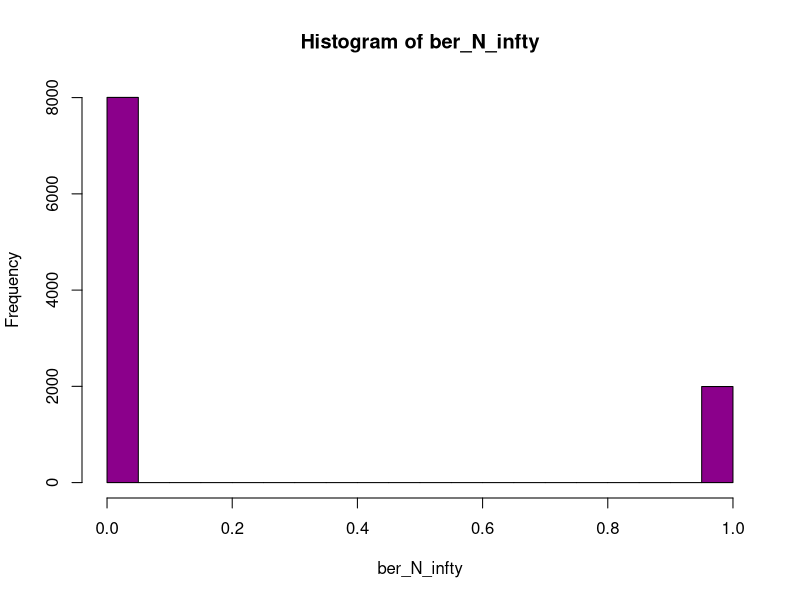
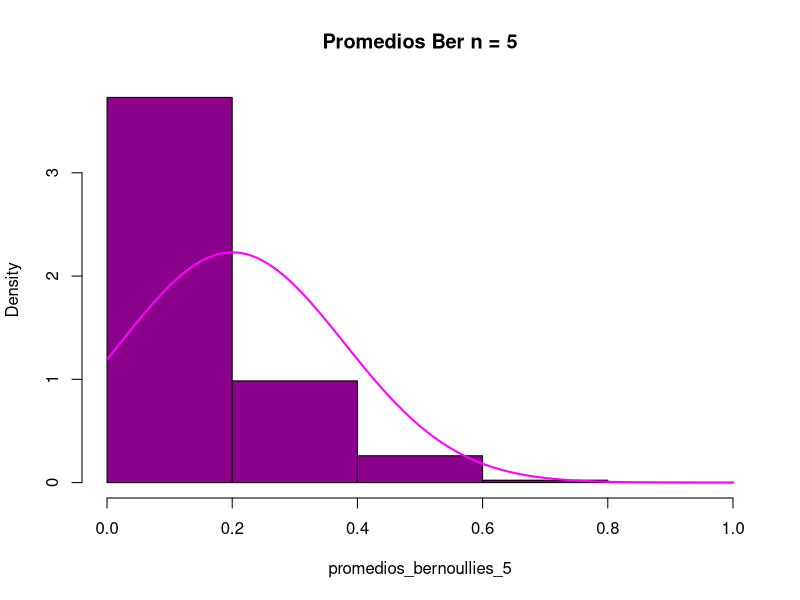
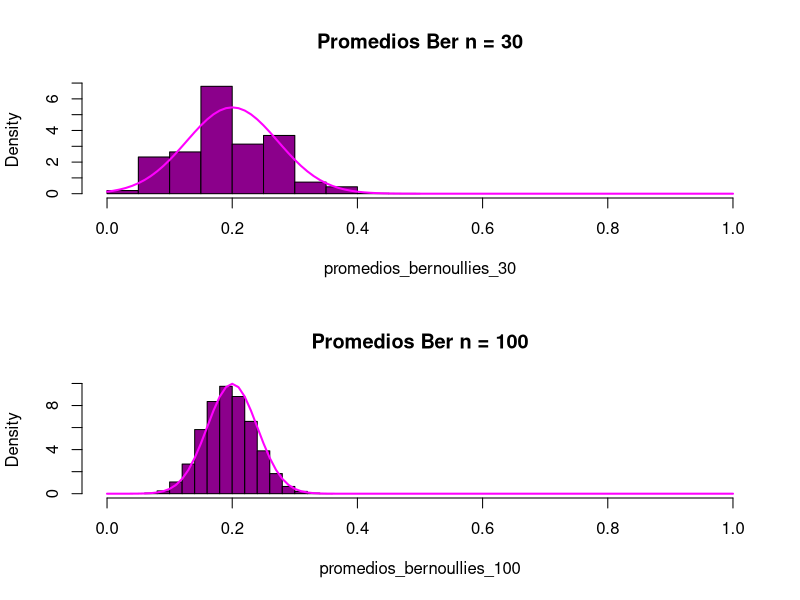
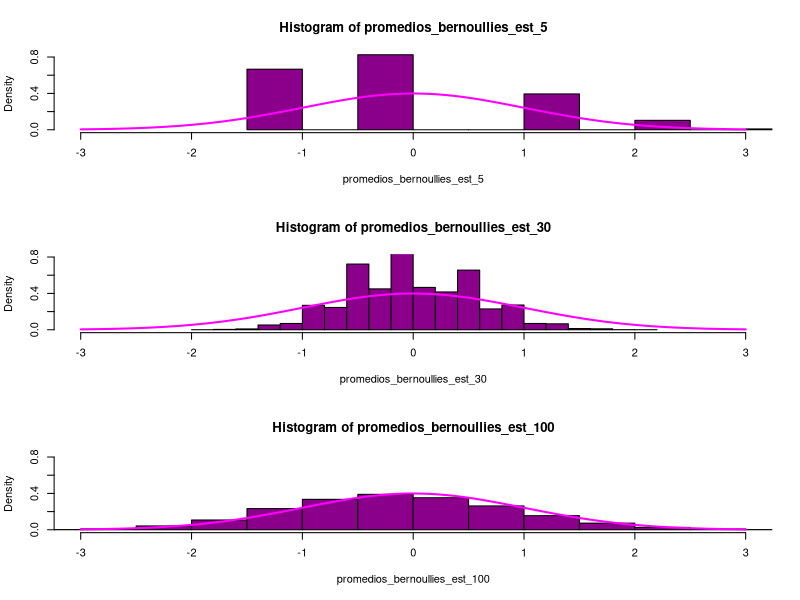
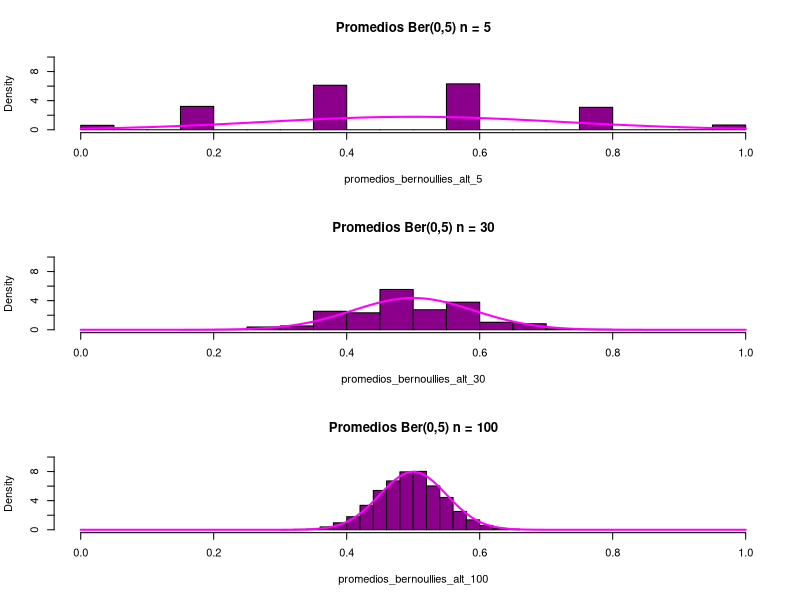
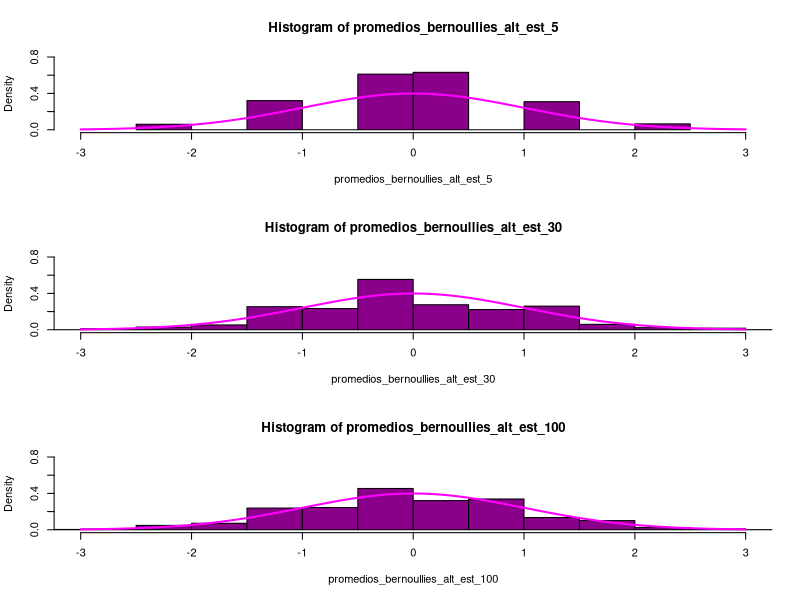
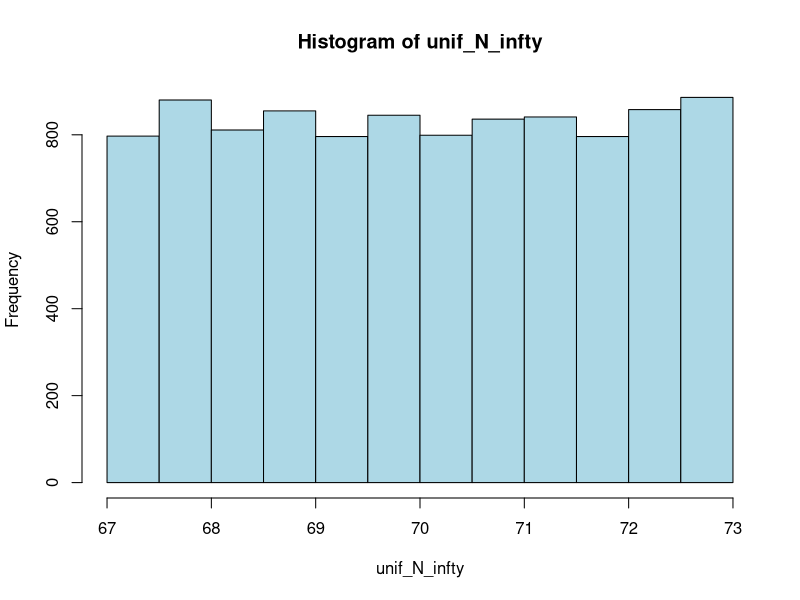
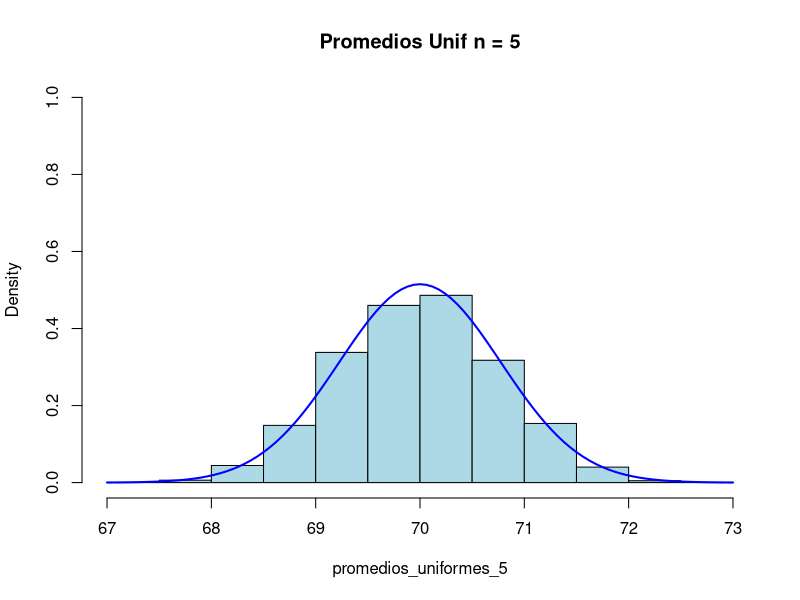

Write the R code that produced these figures, in order.
## ---- chunk 1
p_1 = 0.2
## ---- chunk 2
Nrep = 10000

ber_N_infty = rbinom(Nrep, 1, p_1)
table(ber_N_infty)
## ---- chunk 3
table(ber_N_infty)/Nrep
## ---- chunk 4
mean(ber_N_infty)
## ---- chunk 5
var(ber_N_infty)
## ---- chunk 6
hist(ber_N_infty, col = "darkmagenta")
## ---- chunk 7
n_dist = 5
promedios_bernoullies_5 = replicate(Nrep, mean(rbinom(n_dist, 1, p_1)))
table(promedios_bernoullies_5)
## ---- chunk 8
hist(main = "Promedios Ber n = 5", promedios_bernoullies_5, 
     probability = TRUE, xlim = c(0,1), col = "darkmagenta", breaks = 4)
curve(dnorm(x, p_1, sqrt(p_1 * (1-p_1) / 5)), add=TRUE, lwd=2, col="magenta")
## ---- chunk 9
n_dist = 30
promedios_bernoullies_30 = replicate(Nrep, mean(rbinom(n_dist, 1, p_1)))

par(mfrow=c(2, 1))
hist(main = "Promedios Ber n = 30", promedios_bernoullies_30, 
     probability = TRUE, xlim = c(0,1), col = "darkmagenta")
curve(dnorm(x, p_1, sqrt(p_1 * (1-p_1) / 30)), add=TRUE, lwd=2, col="magenta")

n_dist = 100
promedios_bernoullies_100 = replicate(Nrep, mean(rbinom(n_dist, 1, p_1)))
hist(main = "Promedios Ber n = 100", promedios_bernoullies_100, 
     probability = TRUE, xlim = c(0,1), col = "darkmagenta")
curve(dnorm(x, p_1, sqrt(p_1 * (1-p_1) / 100)), add=TRUE, lwd=2, col="magenta")
par(mfrow=c(1, 1))
## ---- chunk 10
promedios_bernoullies_est_5 = (promedios_bernoullies_5 - p_1) / 
  sqrt(p_1 * (1-p_1) / 5)

par(mfrow=c(3, 1))
hist(promedios_bernoullies_est_5, xlim = c(-3, 3), ylim = c(0, 0.8), 
     probability = TRUE, col = "darkmagenta")
curve(dnorm(x,0,1), add=TRUE, lwd=2, col="magenta")

promedios_bernoullies_est_30 = (promedios_bernoullies_100 - p_1) / 
  sqrt(p_1 * (1-p_1) / 30)
hist(promedios_bernoullies_est_30, xlim = c(-3, 3), ylim = c(0, 0.8), 
     probability = TRUE, col = "darkmagenta")
curve(dnorm(x,0,1), add=TRUE, lwd=2, col="magenta")

promedios_bernoullies_est_100 = (promedios_bernoullies_100 - p_1) / 
  sqrt(p_1 * (1-p_1) / 100)
hist(promedios_bernoullies_est_100, xlim = c(-3, 3), ylim = c(0, 0.8), 
     probability = TRUE, col = "darkmagenta")
curve(dnorm(x,0,1), add=TRUE, lwd=2, col="magenta")
par(mfrow=c(1, 1))
## ---- chunk 11
p_2 = 0.5

par(mfrow=c(3, 1))

n_dist = 5
promedios_bernoullies_alt_5 = replicate(Nrep, mean(rbinom(n_dist, 1, p_2)))
hist(main = "Promedios Ber(0,5) n = 5", promedios_bernoullies_alt_5, 
     probability = TRUE, xlim = c(0,1), ylim = c(0, 10), col = "darkmagenta")
curve(dnorm(x, p_2, sqrt(p_2 * (1-p_2) / n_dist)), add=TRUE, lwd=2, col="magenta")

n_dist = 30
promedios_bernoullies_alt_30 = replicate(Nrep, mean(rbinom(n_dist, 1, p_2)))
hist(main = "Promedios Ber(0,5) n = 30", promedios_bernoullies_alt_30, 
     probability = TRUE, xlim = c(0,1), ylim = c(0, 10), col = "darkmagenta")
curve(dnorm(x, p_2, sqrt(p_2 * (1-p_2) / n_dist)), add=TRUE, lwd=2, col="magenta")

n_dist = 100
promedios_bernoullies_alt_100 = replicate(Nrep, mean(rbinom(n_dist, 1, p_2)))
hist(main = "Promedios Ber(0,5) n = 100", promedios_bernoullies_alt_100, 
     probability = TRUE, xlim = c(0,1), ylim = c(0, 10), col = "darkmagenta")
curve(dnorm(x, p_2, sqrt(p_2 * (1-p_2) / n_dist)), add=TRUE, lwd=2, col="magenta")
par(mfrow=c(1, 1))
## ---- chunk 12
par(mfrow=c(3, 1))

n_dist = 5
promedios_bernoullies_alt_est_5 = (promedios_bernoullies_alt_5 - p_2) / 
  sqrt(p_2 * (1-p_2) / n_dist)
hist(promedios_bernoullies_alt_est_5, xlim = c(-3, 3), ylim = c(0, 0.8), 
     probability = TRUE, col="darkmagenta")
curve(dnorm(x,0,1), add=TRUE, lwd=2, col="magenta")

n_dist = 30
promedios_bernoullies_alt_est_30 = (promedios_bernoullies_alt_30 - p_2) / 
  sqrt(p_2 * (1-p_2) / n_dist)
hist(promedios_bernoullies_alt_est_30, xlim = c(-3, 3), ylim = c(0, 0.8), 
     probability = TRUE, col="darkmagenta")
curve(dnorm(x,0,1), add=TRUE, lwd=2, col="magenta")

n_dist = 100
promedios_bernoullies_alt_est_100 = (promedios_bernoullies_alt_100 - p_2) / 
  sqrt(p_2 * (1-p_2) / n_dist)
hist(promedios_bernoullies_alt_est_100, xlim = c(-3, 3), ylim = c(0, 0.8), 
     probability = TRUE, col="darkmagenta")
curve(dnorm(x,0,1), add=TRUE, lwd=2, col="magenta")

par(mfrow=c(1, 1))
## ---- chunk 13
a = 67
b = 73
## ---- chunk 14
Nrep = 10000

unif_N_infty = runif(Nrep, a, b)
## ---- chunk 15
e_unif = (a + b) / 2
e_unif_m = mean(unif_N_infty)
e_unif
## ---- chunk 16
var_unif = (b - a)^2 / 12
var_unif_m = var(unif_N_infty)
var_unif
## ---- chunk 17
hist(unif_N_infty, col = "lightblue")
## ---- chunk 18
n_dist = 5
promedios_uniformes_5 = replicate(Nrep, mean(runif(n_dist, a, b)))
## ---- chunk 19
n_dist = 5
hist(main = "Promedios Unif n = 5", promedios_uniformes_5, 
     probability = TRUE, xlim = c(a, b), ylim=c(0,1), col = "lightblue")
curve(dnorm(x, e_unif, sqrt(var_unif/n_dist)), add=TRUE, lwd=2, col="blue")
## ---- chunk 20
n_dist = 30
promedios_uniformes_30 = replicate(Nrep, mean(runif(n_dist, a, b)))

par(mfrow=c(2, 1))
hist(main = "Promedios Unif n = 30", promedios_uniformes_30, 
     probability = TRUE, xlim = c(a, b), ylim = c(0, 3), col = "lightblue")
curve(dnorm(x, e_unif, sqrt( var_unif/ n_dist)), add=TRUE, lwd=2, col="blue")

n_dist = 100
promedios_uniformes_100 = replicate(Nrep, mean(runif(n_dist, a, b)))
hist(main = "Promedios Unif n = 100", promedios_uniformes_100, 
     probability = TRUE, xlim = c(a, b), ylim = c(0, 3), col = "lightblue")
curve(dnorm(x, e_unif, sqrt( var_unif/ n_dist)), add=TRUE, lwd=2, col="blue")
par(mfrow=c(1, 1))
## ---- chunk 21
promedios_uniformes_est_5 = (promedios_uniformes_5 - e_unif) / sqrt(var_unif / 5)

par(mfrow=c(3, 1))
hist(promedios_uniformes_est_5, xlim = c(-3, 3), ylim = c(0, 1), 
     probability = TRUE, col = "lightblue")
curve(dnorm(x,0,1), add=TRUE, lwd=2, col="blue")

promedios_uniformes_est_30 = (promedios_uniformes_30 - e_unif) / sqrt(var_unif / 30)
hist(promedios_uniformes_est_30, xlim = c(-3, 3), ylim = c(0, 1), 
     probability = TRUE, col = "lightblue")
curve(dnorm(x,0,1), add=TRUE, lwd=2, col="blue")

promedios_uniformes_est_100 = (promedios_uniformes_100 - e_unif) / sqrt(var_unif / 100)
hist(promedios_uniformes_est_100, xlim = c(-3, 3), ylim = c(0, 1), 
     probability = TRUE, col = "lightblue")
curve(dnorm(x,0,1), add=TRUE, lwd=2, col="blue")
par(mfrow=c(1, 1))
## ---- chunk 22
l = 0.1
## ---- chunk 23
Nrep = 10000

exp_N_infty = rexp(Nrep, l)
## ---- chunk 24
e_exp = mean(exp_N_infty)
e_exp = 1/l
e_exp
## ---- chunk 25
var_exp = var(exp_N_infty)
var_exp = 1/(l^2)
var_exp
## ---- chunk 26
hist(exp_N_infty, col = "orange")
## ---- chunk 27
n_dist = 5
promedios_exponenciales_5 = replicate(Nrep, mean(rexp(n_dist, l)))
## ---- chunk 28
n_dist = 5
hist(main = "Promedios Exp n = 5", promedios_exponenciales_5, 
     probability = TRUE, ylim=c(0, l), col = "orange")
curve(dnorm(x, e_exp, sqrt(var_exp/ n_dist)), add=TRUE, lwd=2, col="red")
## ---- chunk 29
n_dist = 30
promedios_exponenciales_30 = replicate(Nrep, mean(rexp(n_dist, l)))

par(mfrow=c(2, 1))
hist(main = "Promedios Exp n = 30", promedios_exponenciales_30,
     probability = TRUE, col = "orange")
curve(dnorm(x, e_exp, sqrt( var_exp/ n_dist)), add=TRUE, lwd=2, col="red")

n_dist = 100
promedios_exponenciales_100 = replicate(Nrep, mean(rexp(n_dist, l)))
hist(main = "Promedios Exp n = 100", promedios_exponenciales_100, 
     probability = TRUE, col = "orange")
curve(dnorm(x, e_exp, sqrt( var_exp/ n_dist)), add=TRUE, lwd=2, col="red")
par(mfrow=c(1, 1))
## ---- chunk 30
promedios_exponenciales_est_5 = (promedios_exponenciales_5 - e_exp) / 
  sqrt(var_exp / 5)

par(mfrow=c(3, 1))
hist(promedios_exponenciales_est_5, xlim = c(-3, 3), ylim = c(0, 1), 
     probability = TRUE, col = "orange")
curve(dnorm(x,0,1), add=TRUE, lwd=2, col="red")

promedios_exponenciales_est_30 = (promedios_exponenciales_30 - e_exp) / 
  sqrt(var_exp / 30)
hist(promedios_exponenciales_est_30, xlim = c(-3, 3), ylim = c(0, 1), 
     probability = TRUE, col = "orange")
curve(dnorm(x,0,1), add=TRUE, lwd=2, col="red")

promedios_exponenciales_est_100 = (promedios_exponenciales_100 - e_exp) / 
  sqrt(var_exp / 100)
hist(promedios_exponenciales_est_100, xlim = c(-3, 3), ylim = c(0, 1), 
     probability = TRUE, col = "orange")
curve(dnorm(x,0,1), add=TRUE, lwd=2, col="red")
par(mfrow=c(1, 1))
## ---- chunk 31
mu = 70
sd2 = 1.2
sd = sqrt(sd2)
## ---- chunk 32
Nrep = 10000

norm_N_infty = rnorm(Nrep, mu, sd)
## ---- chunk 33
e_norm = mean(norm_N_infty)
e_norm = mu
e_norm
## ---- chunk 34
var_norm = var(norm_N_infty)
var_norm = sd ^ 2
var_norm
## ---- chunk 35
hist(norm_N_infty, col = "darkgreen")
## ---- chunk 36
n_dist = 5
promedios_normales_5 = replicate(Nrep, mean(rnorm(n_dist, mu, sd)))
## ---- chunk 37
n_dist = 5
hist(main = "Promedios Norm n = 5", promedios_normales_5, 
     probability = TRUE, col = "darkgreen")
curve(dnorm(x, e_norm, sqrt( var_norm/ n_dist)), add=TRUE, lwd=2, col="green")
## ---- chunk 38
n_dist = 30
promedios_normales_30 = replicate(Nrep, mean(rnorm(n_dist, mu, sd)))

par(mfrow=c(2, 1))
hist(main = "Promedios Norm n = 30", promedios_normales_30, 
     probability = TRUE, col = "darkgreen")
curve(dnorm(x, e_norm, sqrt( var_norm/ n_dist)), add=TRUE, lwd=2, col="green")

n_dist = 100
promedios_normales_100 = replicate(Nrep, mean(rnorm(n_dist, mu, sd)))
hist(main = "Promedios Norm n = 100", promedios_normales_100, 
     probability = TRUE, col = "darkgreen")
curve(dnorm(x, e_norm, sqrt( var_norm/ n_dist)), add=TRUE, lwd=2, col="green")
par(mfrow=c(1, 1))
## ---- chunk 39
promedios_normales_est_5 = (promedios_normales_5 - e_norm) / 
  sqrt(var_norm / 5)

par(mfrow=c(3, 1))
hist(promedios_normales_est_5, xlim = c(-3, 3), ylim = c(0, 1), 
     probability = TRUE, col = "darkgreen")
curve(dnorm(x,0,1), add=TRUE, lwd=2, col="green")

promedios_normales_est_30 = (promedios_normales_30 - e_norm) / 
  sqrt(var_norm / 30)
hist(promedios_normales_est_30, xlim = c(-3, 3), ylim = c(0, 1), 
     probability = TRUE, col = "darkgreen")
curve(dnorm(x,0,1), add=TRUE, lwd=2, col="green")

promedios_normales_est_100 = (promedios_normales_100 - e_norm) / 
  sqrt(var_norm / 100)
hist(promedios_normales_est_100, xlim = c(-3, 3), ylim = c(0, 1), 
     probability = TRUE, col = "darkgreen")
curve(dnorm(x,0,1), add=TRUE, lwd=2, col="green")
par(mfrow=c(1, 1))
